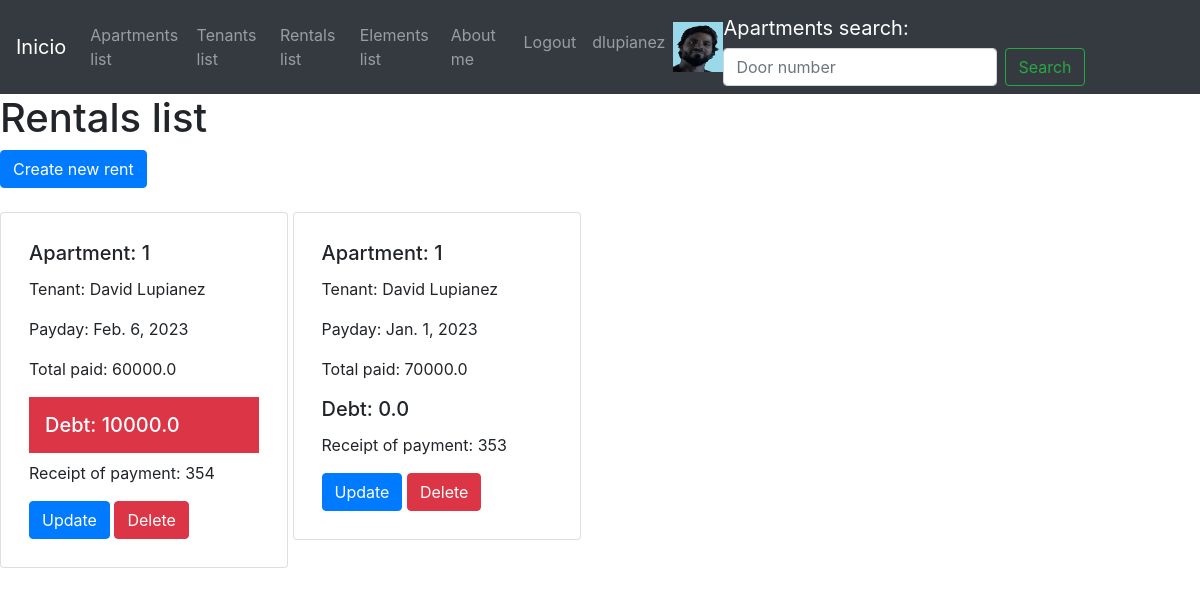
The app's page /rentals/rentals-list/ (signed in) with its own data.
### users/models.py (models this page shows)
class UserProfile(models.Model):
    user = models.OneToOneField(User, on_delete=models.CASCADE, related_name='profile')
    phone = models.CharField(max_length=25, null=True, blank=True)
    linkedin_profile = models.CharField(max_length=50, null=True, blank=True)
    profile_picture = models.ImageField(upload_to='profile_images', null=True, blank=True)

### rentals/models.py (models this page shows)
class Rent(models.Model):
    apartment = models.ForeignKey(Apartment, blank=False, null=False, on_delete=models.CASCADE, related_name='apartment')
    tenant = models.ForeignKey(Tenant, blank=False, null=False, on_delete=models.CASCADE, related_name='tenant')
    payday=models.DateField()
    total_paid=models.FloatField()
    debt=models.FloatField()
    receipt_of_payment=models.IntegerField()
    has_debt=models.BooleanField(default=False)

### apartments/models.py (models this page shows, shortened)
class Apartment(models.Model):
    door_number=models.CharField(max_length=10, null=False, blank=False)
    rental_value=models.FloatField()
    garage_value=models.FloatField()
    expenses_value=models.FloatField()
    total_value = computed_property.ComputedFloatField(compute_from='calculate_total_value')
    is_available=models.BooleanField(default=True)
    apartment_picture = models.ImageField(upload_to='apartment_images', null=True, blank=True)
    def calculate_total_value(self)-> float:
        return self.rental_value + self.garage_value + self.expenses_value

### tenants/models.py (models this page shows, shortened)
class Tenant(models.Model):
    name=models.CharField(max_length=50, null=False, blank=False)
    lastname=models.CharField(max_length=50, null=False, blank=False )
    email=models.EmailField(max_length=50, null=False, blank=False)
    phone=models.CharField(max_length=50, null=False, blank=False)
    is_active=models.BooleanField(default=True)
    tenant_picture = models.ImageField(upload_to='tenant_images', null=True, blank=True)

### rentals/views.py (the view)
# urls.py: path('rentals-list/', RentalsListView.as_view(), name='rentals_list'),
class RentalsListView(LoginRequiredMixin, ListView):
    model = Rent
    template_name = 'rentals/rentals-list.html'

### templates/rentals/rentals-list.html (shortened to what this page needs)
{% extends 'base.html' %}
{% block content %}
    <h1>Rentals list</h1>
    {% if request.user.is_authenticated %}
        {% if request.user.is_superuser %}
            <a href="/rentals/rent-create/" class="btn btn-primary">Create new rent</a>
        {% endif %}
    {% endif %}
    <br><br>
    {% for rent in object_list %}
        <div class="card  d-inline-flex p-2" style="width: 18rem;">
            <div class="card-body">
            <h5 class="card-title">Apartment: {{rent.apartment.door_number}}</h5>
            <p class="card-text">Tenant: {{rent.tenant.name}} {{rent.tenant.lastname}}</p>
            <p class="card-text">Payday: {{rent.payday}}</p>
            <p class="card-text">Total paid: {{rent.total_paid}}</p>
            {% if rent.has_debt %}
                <h5 class="card-title p-3 mb-2 bg-danger text-white">Debt: {{rent.debt}}</h5>
            {% else %}
                <h5 class="card-title">Debt: {{rent.debt}}</h5>
            {% endif %}
            <p class="card-text">Receipt of payment: {{rent.receipt_of_payment}}</p>
            {% if request.user.is_authenticated %}
                {% if request.user.is_superuser %}
                    <a href="/rentals/rent-update/{{rent.id}}" class="btn btn-primary">Update</a>
                    <a href="/rentals/rent-delete/{{rent.id}}" class="btn btn-danger">Delete</a>
                {% endif %}
            {% endif %}
        </div>
        </div>
    {% endfor %}
{% endblock %}

### templates/base.html (shortened to what this page needs)
<!DOCTYPE html>
<html lang="en">
<head>
    <link rel="stylesheet" href="https://cdn.jsdelivr.net/npm/bootstrap@4.6.2/dist/css/bootstrap.min.css"
>
</head>
<body>
    <header>
        <nav class="navbar navbar-expand-lg navbar-dark bg-dark">
            <a class="navbar-brand" href="/">Inicio</a>
            <div class="collapse navbar-collapse" id="navbarSupportedContent">
                <ul class="navbar-nav mr-auto">
                    <li class="nav-item">
                        <a class="nav-link" href="/apartments/apartments-list/">Apartments list</a>
                    </li>
                    <li class="nav-item">
                        <a class="nav-link" href="/tenants/tenants-list/">Tenants list</a>
                    </li>
                    <li class="nav-item">
                        <a class="nav-link" href="/rentals/rentals-list/">Rentals list</a>
                    </li>
                    <li class="nav-item">
                        <a class="nav-link" href="/elements-list/">Elements list</a>
                    </li>
                    <li class="nav-item">
                        <a class="nav-link" href="/about-me/">About me</a>
                    </li>
                </ul>
                    {% if request.user.is_authenticated %}
                    <ul class="navbar-nav mr-auto pull-right">
                            <li class="nav-item pull-right ">
                                <a class="nav-link" href="/users/logout/">Logout</a>
                            </li>
                            <li class="nav-item pull-right">
                                <a class="nav-link" href="/users/update/">{{request.user.username}}</a>
                            </li>
                            {% if request.user.profile.profile_picture.url != '' %}
                                <img src="{{request.user.profile.profile_picture.url}}" alt="profile_picture" width="50px" height="50px">
                            {% endif %}
                        </ul>
                    {% endif %}
                <form class="form-inline my-2 my-lg-0" action="/apartments/apartments-list-search/" method="GET">
                    <a class="navbar-brand" href="/">Apartments search: </a>
                    <input class="form-control mr-sm-2" type="search" placeholder="Door number" aria-label="Search" name="search">
                    <button class="btn btn-outline-success my-2 my-sm-0" type="submit">Search</button>
                </form>
            </div>
        </nav>
    </header>
    {% block content %}
    {% endblock %}
</body>
</html>

### records on screen
Rent: apartment.door_number "1", tenant.name "David", tenant.lastname "Lupianez", payday "Feb. 6, 2023", total_paid "60000.0", debt "10000.0", receipt_of_payment "354"
Rent: apartment.door_number "1", tenant.name "David", tenant.lastname "Lupianez", payday "Jan. 1, 2023", total_paid "70000.0", debt "0.0", receipt_of_payment "353"

### other values on screen
{{ request.user.username }} "dlupianez"
